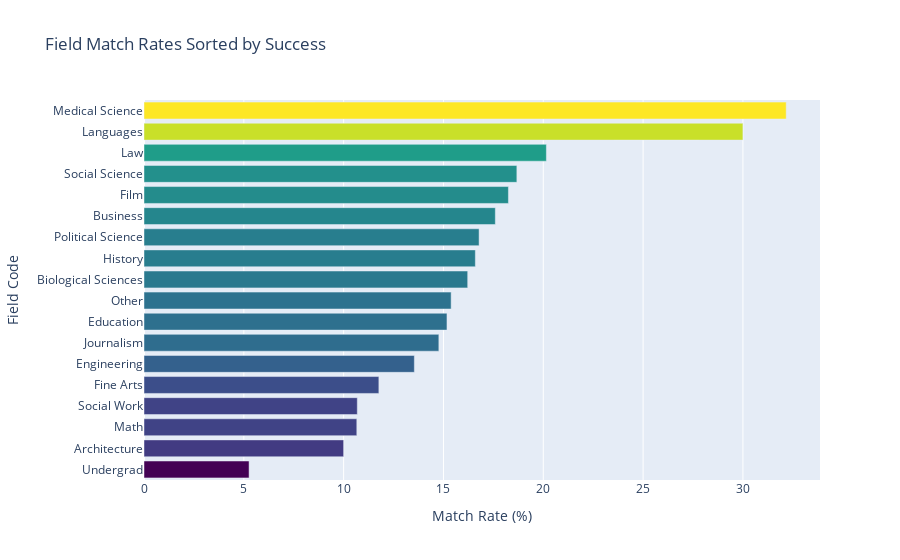

Notebook cell for this chart:
### Code cell
# Update layout
fig.update_layout(
    title='Field Match Rates Sorted by Success',
    xaxis_title='Match Rate (%)',
    yaxis_title='Field Code',
    yaxis={'categoryorder':'total ascending'}  # Ensure the bars are sorted
)
# Show plot
fig.show()

### Figure 1 — Plotly figure (JSON) as saved in the notebook; plotly's stock layout.template omitted (floating-point values rounded to 4 significant figures)
{"data": [{"marker": {"color": [32.17, 30, 20.16, 18.68, 18.25, 17.6, 16.78, 16.6, 16.21, 15.38, 15.18, 14.77, 13.54, 11.76, 10.68, 10.66, 10, 5.263], "colorscale": [[0, "#440154"], [0.1111, "#482878"], [0.2222, "#3e4989"], [0.3333, "#31688e"], [0.4444, "#26828e"], [0.5556, "#1f9e89"], [0.6667, "#35b779"], [0.7778, "#6ece58"], [0.8889, "#b5de2b"], [1, "#fde725"]]}, "orientation": "h", "type": "bar", "x": [32.17, 30, 20.16, 18.68, 18.25, 17.6, 16.78, 16.6, 16.21, 15.38, 15.18, 14.77, 13.54, 11.76, 10.68, 10.66, 10, 5.263], "y": ["Medical Science", "Languages", "Law", "Social Science", "Film", "Business", "Political Science", "History", "Biological Sciences", "Other", "Education", "Journalism", "Engineering", "Fine Arts", "Social Work", "Math", "Architecture", "Undergrad"]}], "layout": {"title": {"text": "Field Match Rates Sorted by Success"}, "xaxis": {"title": {"text": "Match Rate (%)"}}, "yaxis": {"categoryorder": "total ascending", "title": {"text": "Field Code"}}}}
